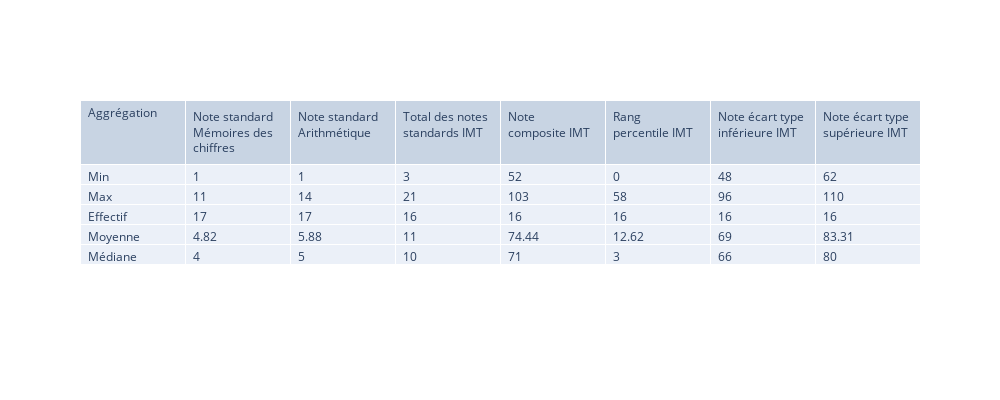

Notebook source saved alongside this figure:
### Code cell
fig = go.Figure(data=wais_sub)
fig.update_layout(width=1000, height=400)
fig.show()

### Figure 1 — Plotly figure (JSON) as saved in the notebook; plotly's stock layout.template omitted (floating-point values rounded to 4 significant figures)
{"data": [{"cells": {"align": "left", "values": [["Min", "Max", "Effectif", "Moyenne", "Médiane"], [1, 11, 17, 4.82, 4], [1, 14, 17, 5.88, 5], [3, 21, 16, 11, 10], [52, 103, 16, 74.44, 71], [0, 58, 16, 12.62, 3], [48, 96, 16, 69, 66], [62, 110, 16, 83.31, 80]]}, "header": {"align": "left", "values": ["Aggrégation", "Note standard Mémoires des chiffres", "Note standard Arithmétique", "Total des notes standards IMT", "Note composite IMT", "Rang percentile IMT", "Note écart type inférieure IMT", "Note écart type supérieure IMT"]}, "type": "table"}], "layout": {"height": 400, "width": 1000}}
